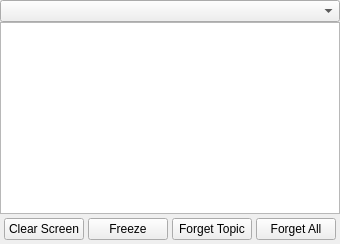
<?xml version="1.0" encoding="UTF-8"?>
<ui version="4.0">
 <class>WhisperPeers</class>
   <widget class="QWidget" name="whisperPeersWidget">
    <layout class="QVBoxLayout" name="whisperPeersLayout">
     <property name="spacing">
      <number>0</number>
     </property>
     <property name="leftMargin">
      <number>0</number>
     </property>
     <property name="topMargin">
      <number>0</number>
     </property>
     <property name="rightMargin">
      <number>0</number>
     </property>
     <property name="bottomMargin">
      <number>0</number>
     </property>
     <item>
      <widget class="QComboBox" name="topics">
       <property name="editable">
        <bool>false</bool>
       </property>
      </widget>
     </item>
     <item>
      <widget class="QListWidget" name="whispers">
        <property name="verticalScrollMode">
          <enum>QAbstractItemView::ScrollPerPixel</enum>
        </property>
        <property name="alternatingRowColors">
          <bool>true</bool>
        </property>
        <property name="wordWrap">
          <bool>true</bool>
        </property>
        <property name="styleSheet">
          <string>alternate-background-color: aquamarine;</string>
        </property>
        <property name="frameShape">
          <enum>QFrame::StyledPanel</enum>
        </property>
      </widget>
     </item>
      <item>
       <widget class="QWidget" name="whisperPeersWidget2">
        <layout class="QHBoxLayout" name="whisperPeersLayout2">
          <property name="spacing">
            <number>4</number>
          </property>
          <property name="leftMargin">
            <number>4</number>
          </property>
          <property name="topMargin">
            <number>4</number>
          </property>
          <property name="rightMargin">
            <number>4</number>
          </property>
          <property name="bottomMargin">
            <number>4</number>
          </property>
          <item>
            <widget class="QPushButton" name="clear">
              <property name="text">
                <string>Clear Screen</string>
              </property>
            </widget>
          </item>
          <item>
            <widget class="QPushButton" name="stop">
              <property name="text">
                <string>Freeze</string>
              </property>
            </widget>
          </item>
          <item>
            <widget class="QPushButton" name="forgetCurrent">
              <property name="text">
                <string>Forget Topic</string>
              </property>
            </widget>
          </item>
          <item>
            <widget class="QPushButton" name="forgetAll">
              <property name="text">
                <string>Forget All</string>
              </property>
            </widget>
          </item>
        </layout>
       </widget>
      </item>
    </layout>
   </widget>
 <resources/>
 <connections/>
</ui>
